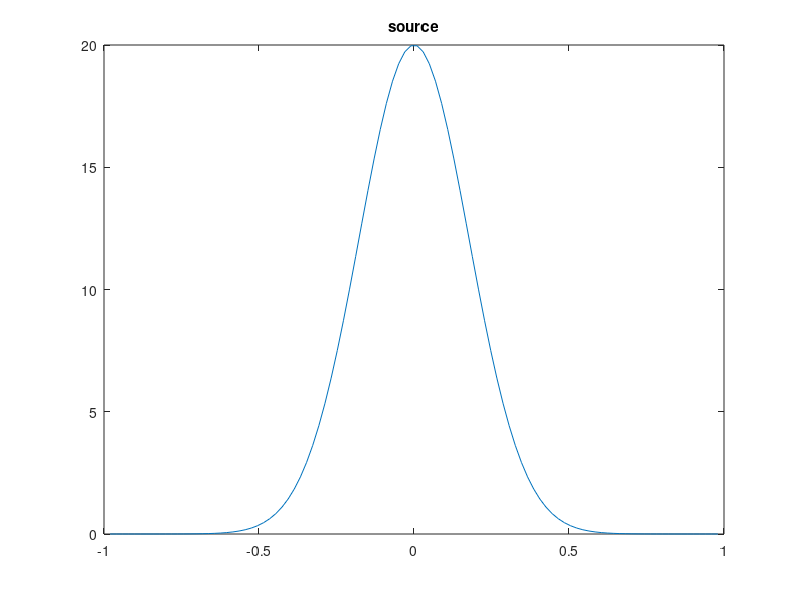

Write MATLAB code to recreate this figure. (Note: this script raises an error after producing the figure.)
clear
close all
%% Discretization Paramters
Nt = 25;
Nx = 100;
xline = linspace(-1,1,Nx+2);
xline = xline(2:end-1);
dx = xline(2) - xline(1);
%
%%
b = 20*exp(-(xline'/0.25).^2);
close all
plot(xline,b)% 
title('source')
%%
A = FDLaplacian(xline);
%%
Ts = linspace(0.02,2,50);

figure('unit','norm','pos',[0 0 1 1])
axs = {};
M = 6;
for i = 1:M
axs{i} = subplot(2,M/2,i);
end
%
u0 = 10*sin(pi*xline');


for iT = Ts
    %
    THs = [0 0.1 0.25 0.5 0.75 1];
    iter = 0;
    for iThs = THs 
        if iThs < 0.5
            Nt = floor(4*2*(1-2*iThs)*iT/dx^2);
        else
            Nt = 50;
        end
        tspan = linspace(0,iT,Nt);

        iter = iter + 1;
        tic
        ut = thetasolver(u0,A,b,tspan,iThs);
        time = toc;
        surf(tspan,xline,ut,'Parent',axs{iter})
        shading(axs{iter},'interp')
        xlim(axs{iter},[0 Ts(end)])
        zlim(axs{iter},[-10 20])
        title(axs{iter},"T = "+num2str(iT,'%.2f') + " | N_t = " + Nt + " | t_{exc} = "+num2str(time,'%.2E'))
    end
    %
    pause(0.2)
end
%%
